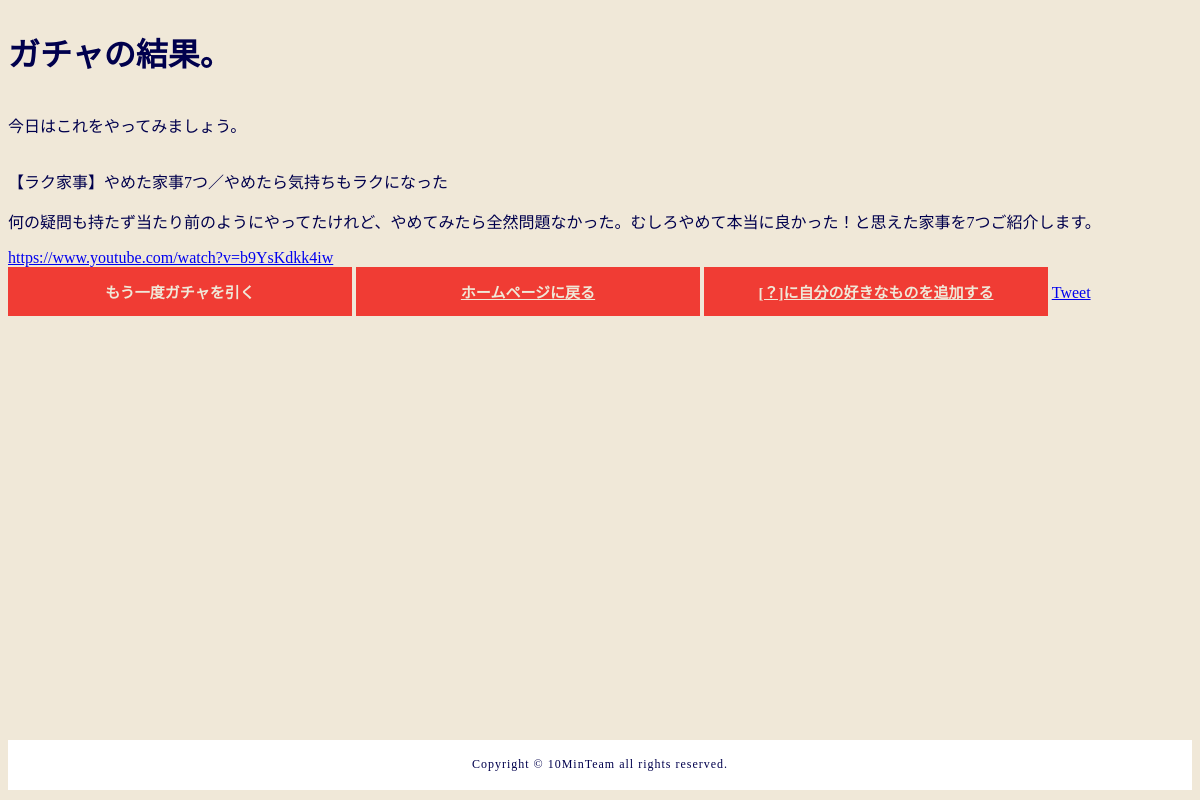
/gacha/kaji, run on an earlier commit of the app's database.
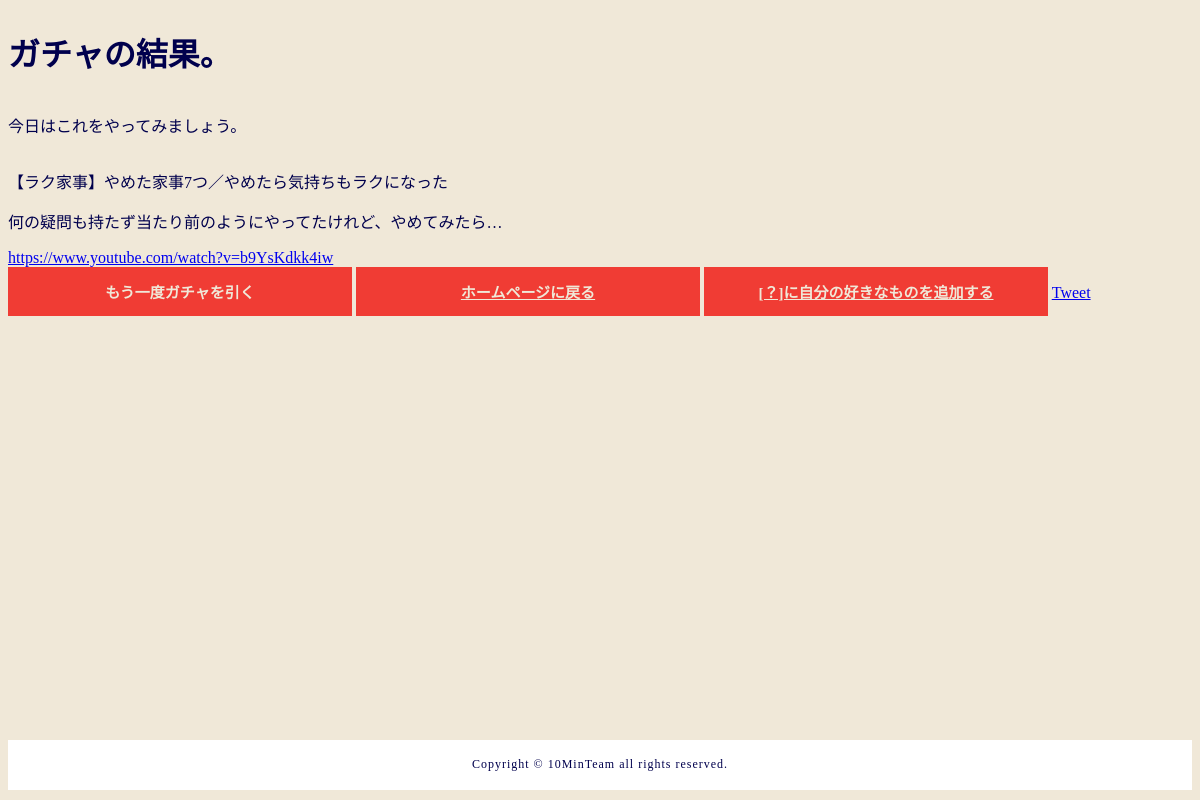
And on a later commit of the database.
### tables this page shows
CREATE TABLE "koumoku-t" (
	"id"	INTEGER,
	"やること"	TEXT,
	"一言"	TEXT,
	"リンク"	TEXT,
	"yaru-id"	INTEGER,
	PRIMARY KEY("id","yaru-id")
);

### app.py (the view)
@app.route("/gacha/kaji")
def kaji():
    conn = sqlite3.connect("gacha.db")
    c = conn.cursor()
    c.execute('SELECT "やること", "一言", "リンク" FROM "koumoku-t" WHERE "yaru-id" = 2;')
    gacha = c.fetchall()
    gacha = random.choice(gacha)
    if gacha[0] is not None:
        result = gacha[0]
    else:
        result = ""
    if gacha[1] is not None:
        word = gacha[1]
    else:
        word = ""
    if gacha[2] is not None:
        link = gacha[2]
    else:
        link = ""
    c.close()
    return render_template("gacha.html", result=result, word=word, link=link)

### templates/gacha.html
{% extends 'base.html' %}
{% block content %}
<h1>ガチャの結果。</h1>
<p>今日はこれをやってみましょう。</p>
<div class="button">
    <p>{{result}}</p>
    <p>{{word}}</p>
    <a href="{{link}}" target=”_blank” >{{link}}</a><br>
    <a class="btn" onclick="window.location.reload(true);">もう一度ガチャを引く</a>
    <a href="/" class="btn">ホームページに戻る</a>
    <a href="/adding" class="btn">[？]に自分の好きなものを追加する</a>
    <a href="https://twitter.com/share?ref_src=twsrc%5Etfw" class="twitter-share-button"
    data-text="10分ガチャをやってみました
    {{result}}
    {{word}}
    {{link}}
    ガチャを引きたい方はこちら↓"
    data-show-count="false">Tweet</a><script async src="https://platform.twitter.com/widgets.js" charset="utf-8"></script>
</div>
{% endblock %}

### templates/base.html (shortened to what this page needs)
<!DOCTYPE html>
<html lang="en">
<head>
    <link rel="stylesheet" type="text/css" media="screen and ( min-width:769px )" href= "{{ url_for('static', filename='css/pc.css') }}" >
	<link rel="stylesheet" type="text/css" media="screen and ( max-width:768px )" href="{{ url_for('static', filename='css/sp.css') }}" >
</head>
<body>
<main>
	{% block content %}
	{% endblock %}
</main>
<footer>
	<p class="copyright">Copyright © 10MinTeam all rights reserved.<p>
</footer>
</body>
</html>

### static/css/pc.css (style rules this page uses)
body { color: #00004d; background-color: #f0e8d8; }
main { display: flex; flex-flow: column; min-height: 90vh; }
.btn { background: #f03c34; border: 2px solid transparent; color: #f0e8d8; display: inline-block; font-size: 15px; font-weight: bold; max-width: 100%; padding: 12px 20px; text-align: center; width: 300px; }
footer { height: 50px; background-color: #fff; }
footer .copyright { font-size: 12px; padding-top: 17px; letter-spacing: 1px; text-align: center; }

### static/css/sp.css (style rules this page uses)
body { color: #00004d; background-color: #f0e8d8; }
main { display: flex; flex-flow: column; min-height: 90vh; }
.btn { background: #f03c34; border: 2px solid transparent; color: #f0e8d8; display: inline-block; font-size: 15px; font-weight: bold; padding: 12px 0px; text-align: center; width: 100%; margin: 0 auto; }
footer { height: 50px; background-color: #fff; }
footer .copyright { font-size: 12px; padding-top: 17px; letter-spacing: 1px; text-align: center; }

What changed in the data, as far as the page shows it:
changed koumoku-t "【ラク家事】やめた家事7つ／やめたら気持ちもラクになった": 一言 "何の疑問も持たず当たり前のようにやってたけれど、やめてみたら全然問題なかった。むしろやめて本当に良かった！と思えた家事を7つご紹介します。" → "何の疑問も持たず当たり前のようにやってたけれど、やめてみたら…"
